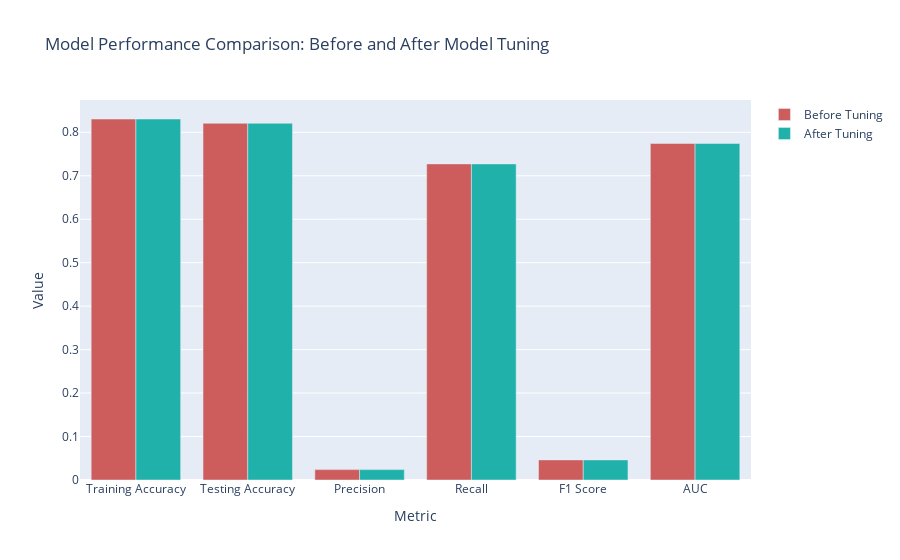

This figure's notebook cell:
### Code cell
# Data for plotting comparison of all metrics
metrics_all = ["Training Accuracy", "Testing Accuracy", "Precision", "Recall", "F1 Score", "AUC"]
values_before_all = [training_accuracy, testing_accuracy, precision, recall, f1, roc_auc]
values_after_all = [training_accuracy_best, testing_accuracy_best, precision_best, recall_best, f1_best, roc_auc_best]

# Create figure for all metrics comparison
fig_all = go.Figure()

# Add traces for before and after model tuning for all metrics
fig_all.add_trace(go.Bar(x=metrics_all, y=values_before_all, name='Before Tuning', marker_color='indianred'))
fig_all.add_trace(go.Bar(x=metrics_all, y=values_after_all, name='After Tuning', marker_color='lightseagreen'))

# Update layout for all metrics comparison
fig_all.update_layout(
    title='Model Performance Comparison: Before and After Model Tuning',
    xaxis_title='Metric',
    yaxis_title='Value',
    barmode='group'
)

# Show plot for all metrics comparison
fig_all.show()

### Figure 1 — Plotly figure (JSON) as saved in the notebook; plotly's stock layout.template omitted (floating-point values rounded to 4 significant figures)
{"data": [{"marker": {"color": "indianred"}, "name": "Before Tuning", "type": "bar", "x": ["Training Accuracy", "Testing Accuracy", "Precision", "Recall", "F1 Score", "AUC"], "y": [0.8305, 0.8207, 0.02388, 0.7273, 0.04624, 0.7742]}, {"marker": {"color": "lightseagreen"}, "name": "After Tuning", "type": "bar", "x": ["Training Accuracy", "Testing Accuracy", "Precision", "Recall", "F1 Score", "AUC"], "y": [0.8306, 0.8207, 0.02388, 0.7273, 0.04624, 0.7742]}], "layout": {"barmode": "group", "title": {"text": "Model Performance Comparison: Before and After Model Tuning"}, "xaxis": {"title": {"text": "Metric"}}, "yaxis": {"title": {"text": "Value"}}}}
